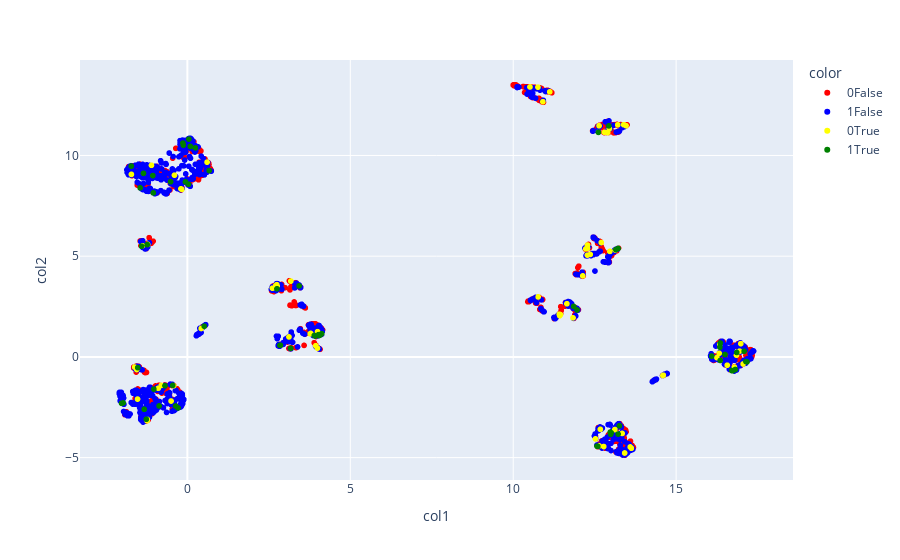

The cell this chart's notebook holds for it:
### Code cell
fig = px.scatter(umap_test, x='col1', y='col2', opacity=1, color=umap_test[label_col].astype(str) + umap_test['keep_label'].astype(str),
                 color_discrete_sequence=['red', 'blue', 'yellow', 'green', 0.5]
                )
fig.show()

### Figure 1 — Plotly figure (JSON) as saved in the notebook; plotly's stock layout.template omitted (floating-point values rounded to 4 significant figures; data arrays with more than 128 entries replaced by an {"elided": "..."} marker saying what was removed)
{"data": [{"hovertemplate": "color=0False<br>col1=%{x}<br>col2=%{y}<extra></extra>", "legendgroup": "0False", "marker": {"color": "red", "opacity": 1, "symbol": "circle"}, "mode": "markers", "name": "0False", "showlegend": true, "type": "scattergl", "x": {"elided": "1385 float values"}, "xaxis": "x", "y": {"elided": "1385 float values"}, "yaxis": "y"}, {"hovertemplate": "color=1False<br>col1=%{x}<br>col2=%{y}<extra></extra>", "legendgroup": "1False", "marker": {"color": "blue", "opacity": 1, "symbol": "circle"}, "mode": "markers", "name": "1False", "showlegend": true, "type": "scattergl", "x": {"elided": "1266 float values"}, "xaxis": "x", "y": {"elided": "1266 float values"}, "yaxis": "y"}, {"hovertemplate": "color=0True<br>col1=%{x}<br>col2=%{y}<extra></extra>", "legendgroup": "0True", "marker": {"color": "yellow", "opacity": 1, "symbol": "circle"}, "mode": "markers", "name": "0True", "showlegend": true, "type": "scattergl", "x": [12.63, -0.1715, 16.95, -0.5007, 16.25, 11.45, 13.34, 12.64, 12.7, -1.227, 16.85, 11.65, 13.39, 2.711, -1.555, 11.84, 12.36, 3.996, 14.61, 11.12, -1.221, 10.77, 12.28, -0.3962, 2.757, 10.76, -0.1968, 13.21, 0.4243, 16.99, 13.14, 12.61, 12.28, 16.57, 12.95, 3.785, -0.8004, 3.94, 2.742, 13.12, 14.59, 12.8, 16.34, 10.51, -0.8937, 13.59, 12.28, 13.63, -1.101, -1.236, -0.4192, 3.119, 16.79, 12.23, 13.46, 12.78, 16.32, 12.52, 3.771, -1.717, 12.97, 13.42, 11.41, -1.529, 2.61, -1.381, 3.993, 12.67, 11.43, 10.91, 12.9, 3.175, 17.06, 0.6041, -1.618, 12.13], "xaxis": "x", "y": [11.47, 8.319, 0.2841, -2.191, -0.03819, 2.097, -3.8, -4.419, 5.678, -3.105, 0.08597, 2.638, 11.53, 3.532, -0.6261, 1.936, 5.088, 1.252, -0.9083, 13.16, 5.586, 2.978, 5.052, 9.022, 3.515, 13.39, 8.345, 11.52, 1.41, 0.6579, 5.306, 11.15, 5.398, -0.4128, 11.33, 1.166, -1.417, 0.5527, 3.585, -3.607, -0.9236, 11.15, 0.6362, 13.4, -1.557, -4.472, 5.551, -4.536, 9.512, -3.171, -1.435, 0.9902, -0.5051, 5.364, 11.48, -4.45, 0.1787, -4.071, 1.146, 9.062, 5.238, -4.771, 2.121, -2.096, 3.411, 5.512, 0.4336, -3.597, 2.042, 12.67, 11.13, 3.763, -0.3535, 9.668, -0.507, 4.022], "yaxis": "y"}, {"hovertemplate": "color=1True<br>col1=%{x}<br>col2=%{y}<extra></extra>", "legendgroup": "1True", "marker": {"color": "green", "opacity": 1, "symbol": "circle"}, "mode": "markers", "name": "1True", "showlegend": true, "type": "scattergl", "x": [-1.046, 17.17, 16.36, -0.1247, 13.22, 3.17, 0.6697, -0.05956, 0.03502, -0.686, 16.82, 13.15, 3.429, 2.856, -0.1368, 12.62, 12.57, 11.96, -0.2868, 0.5182, -1.233, 4.122, 12.99, -1.404, 4.046, 12.6, 16.34, -1.029, 16.86, 13.26, 16.73, -1.26, 11.85, 3.896, 12.94, -2.021, 16.35, -0.3617, -1.523, -0.5146, -1.722, 16.5, 17.14, -1.45, 0.04686, 16.09, 2.84, -1.347, 13.22, 13.01, 3.925, 0.0923, -0.8678, 0.2445, -1.061, 16.71, 4.075, 4.025, -1.323, -0.4494, 12.98, -1.969, 17.09, 2.75], "xaxis": "x", "y": [8.141, -0.2482, 0.6886, 10.51, -3.834, 0.4263, 9.249, 8.687, 8.572, -1.432, -0.6264, 5.328, 3.526, 0.5754, 10.62, 11.15, -4.432, 2.329, -2.534, 1.523, 5.574, 1.148, -3.842, 5.493, 1.06, -4.443, 0.4796, -1.599, 0.2192, -3.42, -0.6913, -3.095, 2.505, 1.064, 11.47, -2.303, -0.1772, -2.438, -0.5354, 8.696, 9.472, 0.1176, -0.2337, 8.392, 10.81, 0.03979, 0.573, 9.113, 5.384, -3.772, 1.036, 10.45, -2.434, 10.38, 9.001, -0.6786, 1.085, 1.105, -2.6, -1.415, -3.733, -2.286, 0.2777, 3.381], "yaxis": "y"}], "layout": {"autosize": true, "legend": {"title": {"text": "color"}, "tracegroupgap": 0}, "margin": {"t": 60}, "xaxis": {"anchor": "y", "autorange": true, "domain": [0, 1], "range": [-3.227, 18.52], "title": {"text": "col1"}, "type": "linear"}, "yaxis": {"anchor": "x", "autorange": true, "domain": [0, 1], "range": [-6.307, 14.94], "title": {"text": "col2"}, "type": "linear"}}}
